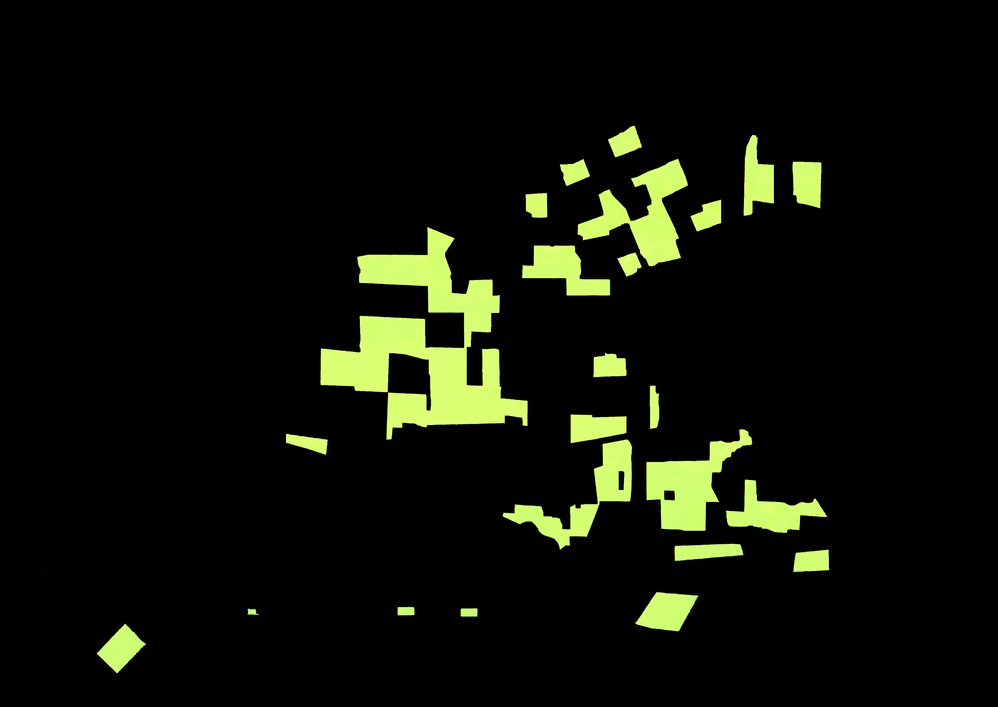
#> input picture green.jpg, 998 x 707 px, shrunk from 7188 x 5096 before the run
$ python denoize.py
#> lines starting #> are read from the running program, lines starting #| are printed output that depends on the picture
import numpy as np
import cv2

img = cv2.imread('green.jpg')
#> img is the input picture: shape (707, 998, 3); mean B, G, R 7.9, 17.2, 14.6
dst = cv2.fastNlMeansDenoisingColored(img,None,10,10,7,21)

b,g,r = cv2.split(dst)
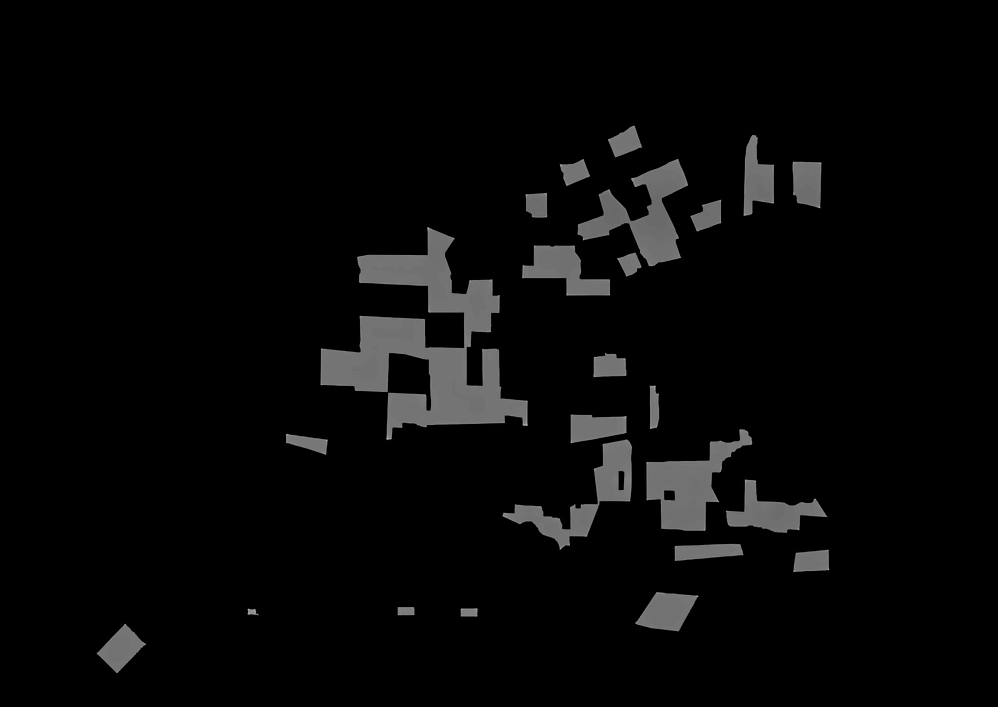
#> b: shape (707, 998); min 0, max 180, mean 7.8
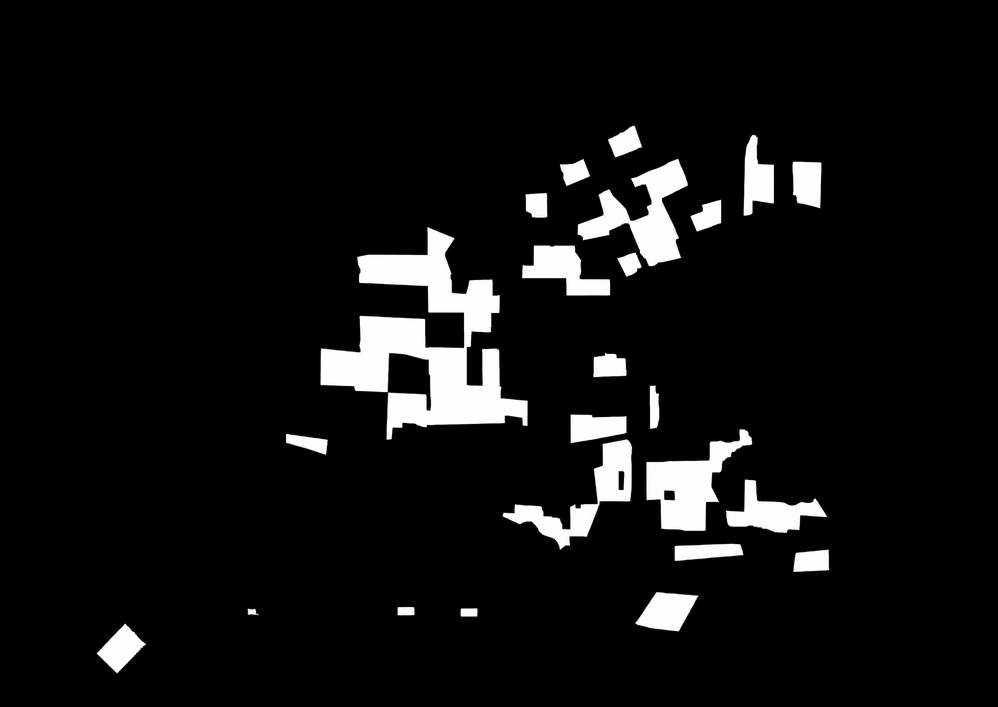
#> g: shape (707, 998); min 0, max 254, mean 17.2
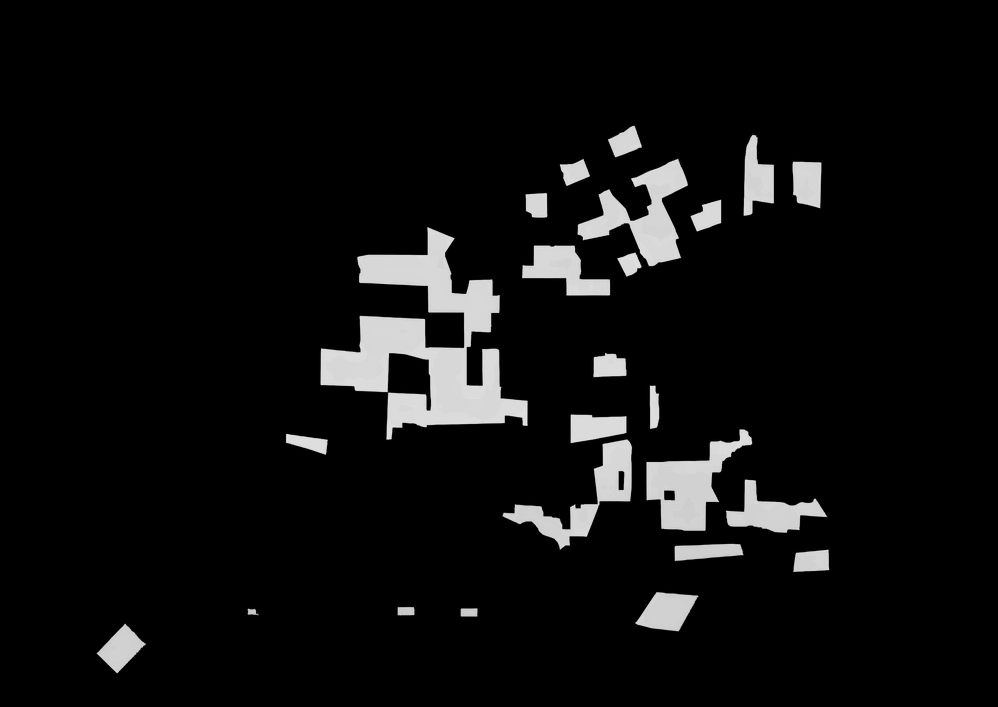
#> r: shape (707, 998); min 0, max 238, mean 14.5
rgb_dst = cv2.merge([r,g,b])

cv2.imwrite('denoisegreen.jpg',rgb_dst)
